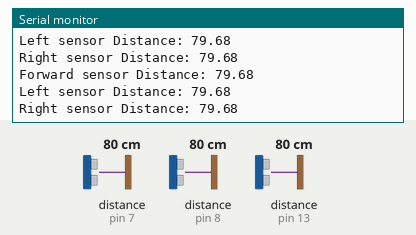
Recording of a sketch running on a simulated Arduino Uno, built with avr-gcc and run on an emulated ATmega328P. Parts: the last lines printed to the serial monitor. Wiring (inferred from the names in the program): 3 × ultrasonic range finder: trigger pin 4, echo pin 7 / trigger pin 12, echo pin 13 / trigger A0, echo pin 8. The test bench sets the inputs (shaded band); at power-on: distance to the obstacle (sensors on pin 7, pin 8, pin 13) 80 cm. The echo pulse lasts 58.3 µs per cm.

Above: at 3.8 s.
3.9 s: distance to the obstacle (sensor on pin 7) set to 2 cm
At 7.2 s:
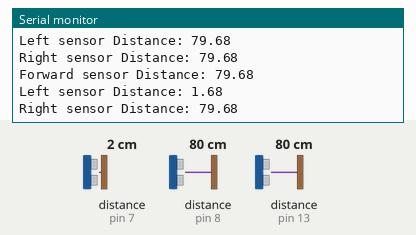
7.8 s: distance to the obstacle (sensor on pin 8) set to 2 cm
At 10.5 s:
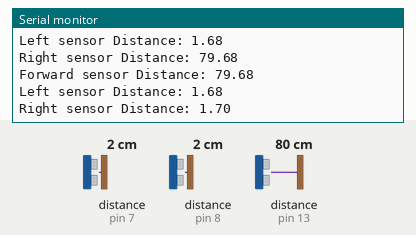
11.7 s: distance to the obstacle (sensor on pin 13) set to 2 cm
At 13.6 s:
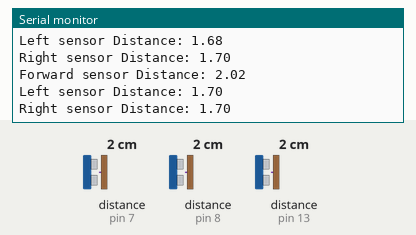
15.6 s: distance to the obstacle (sensor on pin 7) set to 4 cm
At 18.8 s:
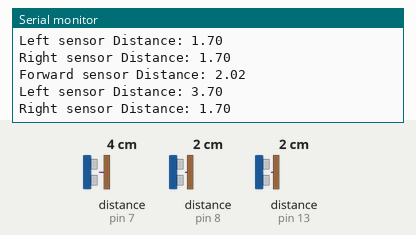
19.5 s: distance to the obstacle (sensor on pin 8) set to 4 cm
At 21.9 s:
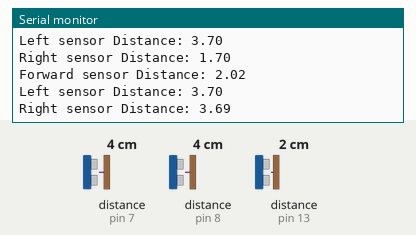
23.4 s: distance to the obstacle (sensor on pin 13) set to 4 cm
At 25.1 s:
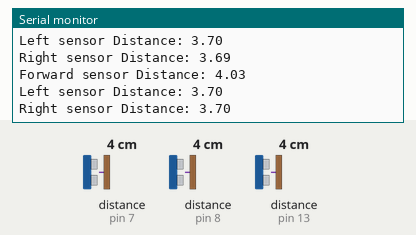
Timing chart, 0 to 26.6 s (numbered marks = the images above; inputs shaded):
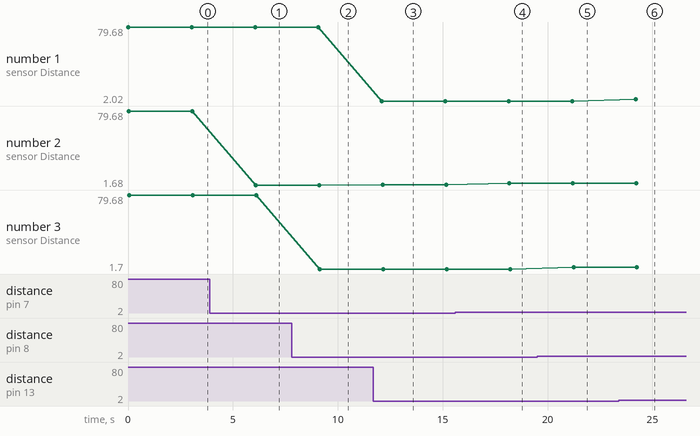

The sketch:

Lorenzo_Sensor_Test_Ultrasound.ino
```cpp
// Pin mapping.
// ---------------- Servo / Gripper ----------------
#define SERVO_PIN 11
#define GRIPPER_OPEN_US  1820
#define GRIPPER_CLOSE_US 1000

// ---------------- Motors ----------------
#define LEFT_FORWARD_PIN 5
#define LEFT_BACKWARD_PIN 10
#define RIGHT_FORWARD_PIN 6
#define RIGHT_BACKWARD_PIN 9

// Motor PWM calibration
#define PWM_LEFT_FWD 255
#define PWM_LEFT_BWD 255
#define PWM_RIGHT_FWD 238
#define PWM_RIGHT_BWD 210

///Ultrasound sensors
#define ULTRASOUND_FORWARD_TRIG 12
#define ULTRASOUND_FORWARD_ECHO 13

#define ULTRASOUND_LEFT_TRIG 4
#define ULTRASOUND_LEFT_ECHO 7

#define ULTRASOUND_RIGHT_TRIG A0
#define ULTRASOUND_RIGHT_ECHO 8

// ---------------- Encoders ----------------
#define ROTATION_LEFT_PIN 2
#define ROTATION_RIGHT_PIN 3

// Ignore encoder edges that arrive too quickly.
const unsigned long EDGE_MIN_US = 150;

const unsigned long ULTRASOUND_TIMEOUT_US = 25000UL;


void setup() {
  Serial.begin(9600);

  pinMode(ULTRASOUND_FORWARD_TRIG, OUTPUT);
  pinMode(ULTRASOUND_LEFT_TRIG, OUTPUT);
  pinMode(ULTRASOUND_RIGHT_TRIG, OUTPUT);
  pinMode(ULTRASOUND_FORWARD_ECHO, INPUT);
  pinMode(ULTRASOUND_LEFT_ECHO, INPUT);
  pinMode(ULTRASOUND_RIGHT_ECHO, INPUT);


  // Ensure triggers start low
  digitalWrite(ULTRASOUND_FORWARD_TRIG, LOW);
  digitalWrite(ULTRASOUND_LEFT_TRIG, LOW);
  digitalWrite(ULTRASOUND_RIGHT_TRIG, LOW);
}

// Send a 10 us trigger pulse and measure echo high time.
float getUltrasoundDuration(int trigPin, int echoPin) {
  digitalWrite(trigPin, LOW);
  delayMicroseconds(2);
  digitalWrite(trigPin, HIGH);
  delayMicroseconds(10);
  digitalWrite(trigPin, LOW);

  return pulseIn(echoPin, HIGH, ULTRASOUND_TIMEOUT_US);
}

float getUltrasoundDistance(int trigPin, int echoPin) {
  // 0.0343 cm/us is speed of sound in air. Divide by 2 for round trip.
  float ultrasoundDuration = getUltrasoundDuration(trigPin, echoPin);
  float ultrasoundDistance = (ultrasoundDuration * 0.0343f) / 2.0f;

  Serial.print("Distance: ");
  Serial.println(ultrasoundDistance);

  return ultrasoundDistance;
}

void loop() {
  Serial.print("Forward sensor ");
  getUltrasoundDistance(ULTRASOUND_FORWARD_TRIG, ULTRASOUND_FORWARD_ECHO);
  Serial.print("Left sensor ");
  getUltrasoundDistance(ULTRASOUND_LEFT_TRIG, ULTRASOUND_LEFT_ECHO);
  Serial.print("Right sensor ");
  getUltrasoundDistance(ULTRASOUND_RIGHT_TRIG, ULTRASOUND_RIGHT_ECHO);

  delay(3000);
}
```

Measured:
- after the input at 3.9 s, the serial monitor: prints a new line after 2.2 s (image 1)
- after the input at 7.8 s, the serial monitor: prints a new line after 1.3 s (image 2)
- after the input at 11.7 s, the serial monitor: prints a new line after 0.41 s (image 3)
- after the input at 15.6 s, the serial monitor: prints a new line after 2.6 s (image 4)
- after the input at 19.5 s, the serial monitor: prints a new line after 1.7 s (image 5)
- after the input at 23.4 s, the serial monitor: prints a new line after 0.80 s (image 6)
- plotted number 1: 79.68 → 2.02 after the input at 11.7 s, 2.02 → 4.03 after the input at 23.4 s
- plotted number 2: 79.68 → 1.68 after the input at 3.9 s, 1.7 → 3.7 after the input at 15.6 s
